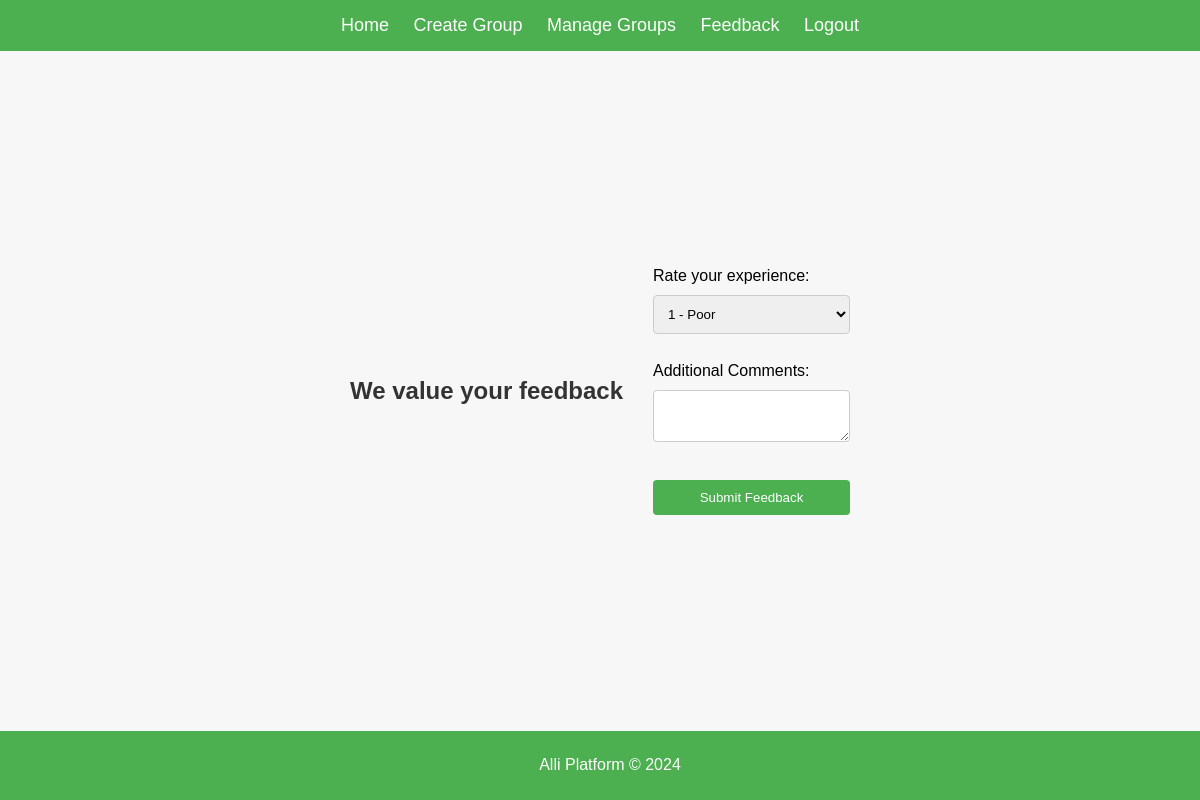
Before: /feedback/ (signed in) with the older database file.
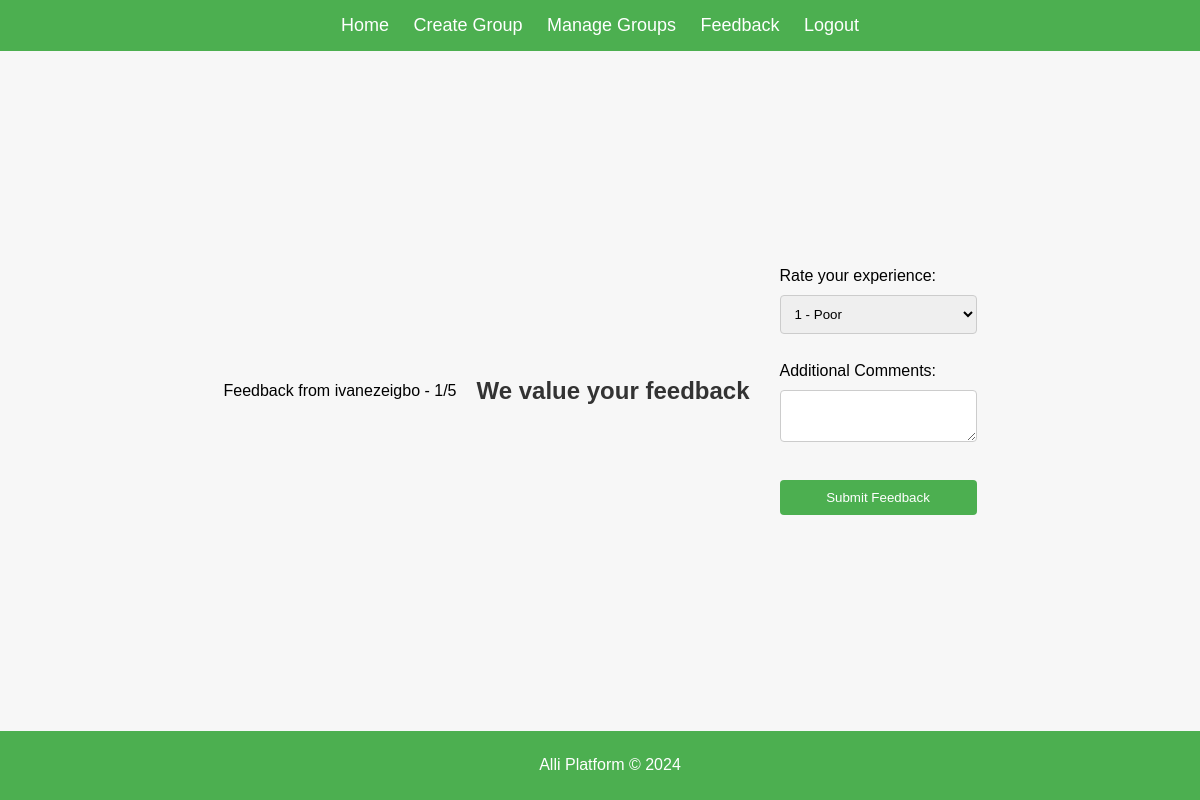
After: the same page with the newer database file.
### app/models.py (models this page shows)
class Feedback(models.Model):
    user = models.ForeignKey(User, on_delete=models.CASCADE)
    rating = models.IntegerField(choices=[(i, str(i)) for i in range(1, 6)])
    comments = models.TextField(blank=True)
    created_at = models.DateTimeField(auto_now_add=True)
    def __str__(self):
        return f"Feedback from {self.user.username} - {self.rating}/5"

### app/views.py (the view)
# urls.py: path('feedback/', views.feedback, name='feedback'),
@login_required
def feedback(request):
    if request.method == 'POST':
        form = FeedbackForm(request.POST)
        if form.is_valid():
            feedback = form.save(commit=False)
            feedback.user = request.user  # Attach the feedback to the current user
            feedback.save()
            messages.success(request, 'Thank you for your feedback.')
            return redirect('home')
    else:
        form = FeedbackForm()
        feedbacks = Feedback.objects.filter(user=request.user)
    return render(request, 'app/feedback.html', {'form': form, 'feedbacks': feedbacks})

### app/forms.py
class FeedbackForm(forms.ModelForm):
    class Meta:
        model = Feedback
        fields = ['rating', 'comments']

### app/templates/app/feedback.html (shortened to what this page needs)
{% extends 'app/base.html' %}
{% block content %}
{% for feedback in feedbacks %}
    <div style="margin-right: 20px;">{{ feedback }}</div>
{% endfor %}
<h2 style="margin-right: 30px;">We value your feedback</h2>
<form method="post">
    <label for="rating">Rate your experience:</label>
    <select id="rating" name="rating" required>
        <option value="1">1 - Poor</option>
    </select><br>
    <label for="comments">Additional Comments:</label>
    <textarea id="comments" name="comments"></textarea><br>
    <button type="submit">Submit Feedback</button>
</form>
{% endblock %}

Changed rows visible on the page:
added Feedback: user+rating "Feedback from ivanezeigbo - 1/5"
